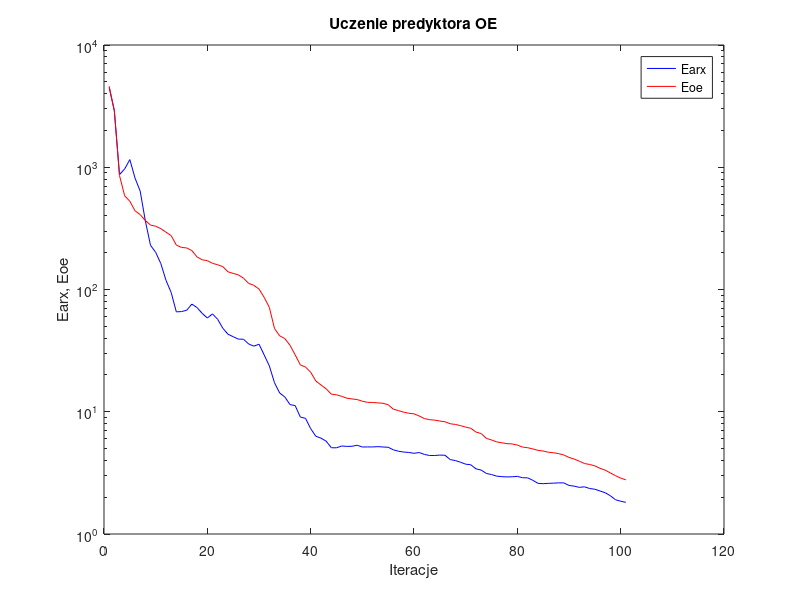
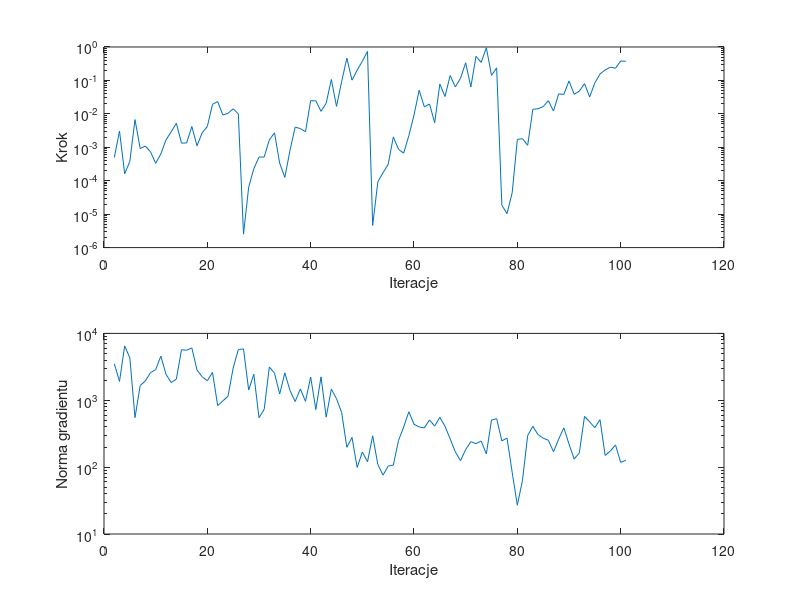

Write the MATLAB code that produced these figures, in order.
%uczenie predyktora oe
clear all;
n=0; farx(n+1)=4.492419e+003; foe(n+1)=4.593592e+003; wspucz(n+1)=0.000000e+000; ng(n+1)=0.000000e+000;
%odnowa zmiennej metryki
n=1; farx(n+1)=2.888008e+003; foe(n+1)=2.919634e+003; krok(n+1)=4.988661e-004; ng(n+1)=3.502425e+003;
n=2; farx(n+1)=8.711557e+002; foe(n+1)=8.550768e+002; krok(n+1)=3.059436e-003; ng(n+1)=1.912745e+003;
n=3; farx(n+1)=9.690366e+002; foe(n+1)=5.841075e+002; krok(n+1)=1.620874e-004; ng(n+1)=6.505230e+003;
n=4; farx(n+1)=1.155493e+003; foe(n+1)=5.269758e+002; krok(n+1)=3.790794e-004; ng(n+1)=4.302338e+003;
n=5; farx(n+1)=8.162616e+002; foe(n+1)=4.405364e+002; krok(n+1)=6.734730e-003; ng(n+1)=5.499709e+002;
n=6; farx(n+1)=6.385079e+002; foe(n+1)=4.097656e+002; krok(n+1)=9.182754e-004; ng(n+1)=1.661287e+003;
n=7; farx(n+1)=3.645270e+002; foe(n+1)=3.668708e+002; krok(n+1)=1.088153e-003; ng(n+1)=1.946399e+003;
n=8; farx(n+1)=2.301015e+002; foe(n+1)=3.364870e+002; krok(n+1)=7.315478e-004; ng(n+1)=2.588322e+003;
n=9; farx(n+1)=2.014173e+002; foe(n+1)=3.294414e+002; krok(n+1)=3.325065e-004; ng(n+1)=2.874567e+003;
n=10; farx(n+1)=1.629347e+002; foe(n+1)=3.148334e+002; krok(n+1)=6.328553e-004; ng(n+1)=4.567731e+003;
n=11; farx(n+1)=1.188125e+002; foe(n+1)=2.942478e+002; krok(n+1)=1.667309e-003; ng(n+1)=2.446657e+003;
n=12; farx(n+1)=9.451533e+001; foe(n+1)=2.758276e+002; krok(n+1)=2.899547e-003; ng(n+1)=1.841936e+003;
n=13; farx(n+1)=6.562074e+001; foe(n+1)=2.309258e+002; krok(n+1)=5.232888e-003; ng(n+1)=2.067657e+003;
n=14; farx(n+1)=6.600438e+001; foe(n+1)=2.208912e+002; krok(n+1)=1.330026e-003; ng(n+1)=5.696707e+003;
n=15; farx(n+1)=6.762236e+001; foe(n+1)=2.188406e+002; krok(n+1)=1.350546e-003; ng(n+1)=5.597701e+003;
n=16; farx(n+1)=7.595416e+001; foe(n+1)=2.082326e+002; krok(n+1)=4.180158e-003; ng(n+1)=6.065728e+003;
n=17; farx(n+1)=7.122472e+001; foe(n+1)=1.848085e+002; krok(n+1)=1.106947e-003; ng(n+1)=2.833343e+003;
n=18; farx(n+1)=6.381071e+001; foe(n+1)=1.751007e+002; krok(n+1)=2.716773e-003; ng(n+1)=2.246832e+003;
n=19; farx(n+1)=5.843930e+001; foe(n+1)=1.721532e+002; krok(n+1)=4.189449e-003; ng(n+1)=1.955270e+003;
n=20; farx(n+1)=6.315914e+001; foe(n+1)=1.636874e+002; krok(n+1)=1.927372e-002; ng(n+1)=2.619466e+003;
n=21; farx(n+1)=5.706597e+001; foe(n+1)=1.593985e+002; krok(n+1)=2.331822e-002; ng(n+1)=8.319044e+002;
n=22; farx(n+1)=4.818291e+001; foe(n+1)=1.538159e+002; krok(n+1)=9.231023e-003; ng(n+1)=9.782446e+002;
n=23; farx(n+1)=4.306344e+001; foe(n+1)=1.395832e+002; krok(n+1)=1.040351e-002; ng(n+1)=1.147776e+003;
n=24; farx(n+1)=4.109134e+001; foe(n+1)=1.354233e+002; krok(n+1)=1.417782e-002; ng(n+1)=3.036604e+003;
n=25; farx(n+1)=3.929915e+001; foe(n+1)=1.317375e+002; krok(n+1)=9.928643e-003; ng(n+1)=5.744638e+003;
%odnowa zmiennej metryki
n=26; farx(n+1)=3.917537e+001; foe(n+1)=1.237365e+002; krok(n+1)=2.523364e-006; ng(n+1)=5.857079e+003;
n=27; farx(n+1)=3.584575e+001; foe(n+1)=1.122324e+002; krok(n+1)=6.408173e-005; ng(n+1)=1.421827e+003;
n=28; farx(n+1)=3.441640e+001; foe(n+1)=1.082087e+002; krok(n+1)=2.298193e-004; ng(n+1)=2.446127e+003;
n=29; farx(n+1)=3.567653e+001; foe(n+1)=1.008600e+002; krok(n+1)=5.119287e-004; ng(n+1)=5.487968e+002;
n=30; farx(n+1)=2.917741e+001; foe(n+1)=8.625716e+001; krok(n+1)=5.113081e-004; ng(n+1)=7.292954e+002;
n=31; farx(n+1)=2.372514e+001; foe(n+1)=7.144175e+001; krok(n+1)=1.667309e-003; ng(n+1)=3.142052e+003;
n=32; farx(n+1)=1.728223e+001; foe(n+1)=4.795684e+001; krok(n+1)=2.716773e-003; ng(n+1)=2.544668e+003;
n=33; farx(n+1)=1.424172e+001; foe(n+1)=4.178068e+001; krok(n+1)=3.355212e-004; ng(n+1)=1.238811e+003;
n=34; farx(n+1)=1.320180e+001; foe(n+1)=3.969581e+001; krok(n+1)=1.254535e-004; ng(n+1)=2.564676e+003;
n=35; farx(n+1)=1.144532e+001; foe(n+1)=3.497019e+001; krok(n+1)=8.180843e-004; ng(n+1)=1.400307e+003;
n=36; farx(n+1)=1.122985e+001; foe(n+1)=2.921246e+001; krok(n+1)=4.011984e-003; ng(n+1)=9.564040e+002;
n=37; farx(n+1)=9.050107e+000; foe(n+1)=2.415187e+001; krok(n+1)=3.625910e-003; ng(n+1)=1.478749e+003;
n=38; farx(n+1)=8.835626e+000; foe(n+1)=2.321544e+001; krok(n+1)=2.923005e-003; ng(n+1)=9.627101e+002;
n=39; farx(n+1)=7.275874e+000; foe(n+1)=2.106544e+001; krok(n+1)=2.476948e-002; ng(n+1)=2.226524e+003;
n=40; farx(n+1)=6.304798e+000; foe(n+1)=1.784888e+001; krok(n+1)=2.447549e-002; ng(n+1)=7.258050e+002;
n=41; farx(n+1)=6.080661e+000; foe(n+1)=1.655416e+001; krok(n+1)=1.189189e-002; ng(n+1)=2.240788e+003;
n=42; farx(n+1)=5.746576e+000; foe(n+1)=1.540081e+001; krok(n+1)=2.067140e-002; ng(n+1)=5.596320e+002;
n=43; farx(n+1)=5.079158e+000; foe(n+1)=1.392747e+001; krok(n+1)=1.067078e-001; ng(n+1)=1.469375e+003;
n=44; farx(n+1)=5.070361e+000; foe(n+1)=1.375723e+001; krok(n+1)=1.672063e-002; ng(n+1)=1.056322e+003;
n=45; farx(n+1)=5.247341e+000; foe(n+1)=1.337419e+001; krok(n+1)=9.310460e-002; ng(n+1)=6.539325e+002;
n=46; farx(n+1)=5.207442e+000; foe(n+1)=1.290895e+001; krok(n+1)=4.635137e-001; ng(n+1)=1.979265e+002;
n=47; farx(n+1)=5.219441e+000; foe(n+1)=1.272996e+001; krok(n+1)=1.015974e-001; ng(n+1)=2.780167e+002;
n=48; farx(n+1)=5.322982e+000; foe(n+1)=1.258775e+001; krok(n+1)=2.031949e-001; ng(n+1)=9.890284e+001;
n=49; farx(n+1)=5.145965e+000; foe(n+1)=1.219668e+001; krok(n+1)=3.749470e-001; ng(n+1)=1.680704e+002;
n=50; farx(n+1)=5.157048e+000; foe(n+1)=1.194218e+001; krok(n+1)=7.382907e-001; ng(n+1)=1.200147e+002;
%odnowa zmiennej metryki
n=51; farx(n+1)=5.153329e+000; foe(n+1)=1.190922e+001; krok(n+1)=4.592378e-006; ng(n+1)=2.943638e+002;
n=52; farx(n+1)=5.183017e+000; foe(n+1)=1.181817e+001; krok(n+1)=9.290537e-005; ng(n+1)=1.099310e+002;
n=53; farx(n+1)=5.150273e+000; foe(n+1)=1.173713e+001; krok(n+1)=1.733806e-004; ng(n+1)=7.584687e+001;
n=54; farx(n+1)=5.122380e+000; foe(n+1)=1.141196e+001; krok(n+1)=3.081200e-004; ng(n+1)=1.036909e+002;
n=55; farx(n+1)=4.881687e+000; foe(n+1)=1.049599e+001; krok(n+1)=2.044887e-003; ng(n+1)=1.073955e+002;
n=56; farx(n+1)=4.754379e+000; foe(n+1)=1.021966e+001; krok(n+1)=8.713055e-004; ng(n+1)=2.502378e+002;
n=57; farx(n+1)=4.681337e+000; foe(n+1)=9.918339e+000; krok(n+1)=6.647718e-004; ng(n+1)=3.985815e+002;
n=58; farx(n+1)=4.645005e+000; foe(n+1)=9.725207e+000; krok(n+1)=2.223715e-003; ng(n+1)=6.722470e+002;
n=59; farx(n+1)=4.572055e+000; foe(n+1)=9.616987e+000; krok(n+1)=9.248075e-003; ng(n+1)=4.383120e+002;
n=60; farx(n+1)=4.640068e+000; foe(n+1)=9.233293e+000; krok(n+1)=5.079872e-002; ng(n+1)=3.989554e+002;
n=61; farx(n+1)=4.477743e+000; foe(n+1)=8.799924e+000; krok(n+1)=1.617035e-002; ng(n+1)=3.860651e+002;
n=62; farx(n+1)=4.388765e+000; foe(n+1)=8.613554e+000; krok(n+1)=1.971968e-002; ng(n+1)=5.087365e+002;
n=63; farx(n+1)=4.386271e+000; foe(n+1)=8.542450e+000; krok(n+1)=5.433546e-003; ng(n+1)=4.105940e+002;
n=64; farx(n+1)=4.421807e+000; foe(n+1)=8.396655e+000; krok(n+1)=7.759105e-002; ng(n+1)=5.550616e+002;
n=65; farx(n+1)=4.406463e+000; foe(n+1)=8.281164e+000; krok(n+1)=3.300845e-002; ng(n+1)=4.085165e+002;
n=66; farx(n+1)=4.061579e+000; foe(n+1)=7.980071e+000; krok(n+1)=1.400181e-001; ng(n+1)=2.643784e+002;
n=67; farx(n+1)=3.988887e+000; foe(n+1)=7.872564e+000; krok(n+1)=6.385486e-002; ng(n+1)=1.690886e+002;
n=68; farx(n+1)=3.864345e+000; foe(n+1)=7.703140e+000; krok(n+1)=1.160291e-001; ng(n+1)=1.250042e+002;
n=69; farx(n+1)=3.725317e+000; foe(n+1)=7.487188e+000; krok(n+1)=3.374549e-001; ng(n+1)=1.831863e+002;
n=70; farx(n+1)=3.682840e+000; foe(n+1)=7.320884e+000; krok(n+1)=6.345766e-002; ng(n+1)=2.401404e+002;
n=71; farx(n+1)=3.411505e+000; foe(n+1)=6.821880e+000; krok(n+1)=5.242150e-001; ng(n+1)=2.243218e+002;
n=72; farx(n+1)=3.333266e+000; foe(n+1)=6.629922e+000; krok(n+1)=3.465039e-001; ng(n+1)=2.456782e+002;
n=73; farx(n+1)=3.128916e+000; foe(n+1)=6.058643e+000; krok(n+1)=9.540683e-001; ng(n+1)=1.573484e+002;
n=74; farx(n+1)=3.064951e+000; foe(n+1)=5.878104e+000; krok(n+1)=1.414327e-001; ng(n+1)=5.069432e+002;
n=75; farx(n+1)=2.973003e+000; foe(n+1)=5.671825e+000; krok(n+1)=2.370960e-001; ng(n+1)=5.303453e+002;
%odnowa zmiennej metryki
n=76; farx(n+1)=2.945291e+000; foe(n+1)=5.575037e+000; krok(n+1)=1.846827e-005; ng(n+1)=2.469999e+002;
n=77; farx(n+1)=2.929760e+000; foe(n+1)=5.483700e+000; krok(n+1)=1.034570e-005; ng(n+1)=2.722260e+002;
n=78; farx(n+1)=2.938130e+000; foe(n+1)=5.455807e+000; krok(n+1)=4.341873e-005; ng(n+1)=8.369329e+001;
n=79; farx(n+1)=2.960331e+000; foe(n+1)=5.338977e+000; krok(n+1)=1.713514e-003; ng(n+1)=2.697013e+001;
n=80; farx(n+1)=2.886967e+000; foe(n+1)=5.145436e+000; krok(n+1)=1.810600e-003; ng(n+1)=6.380868e+001;
n=81; farx(n+1)=2.879004e+000; foe(n+1)=5.079248e+000; krok(n+1)=1.144989e-003; ng(n+1)=2.973776e+002;
n=82; farx(n+1)=2.749378e+000; foe(n+1)=4.964603e+000; krok(n+1)=1.363820e-002; ng(n+1)=4.075141e+002;
n=83; farx(n+1)=2.596495e+000; foe(n+1)=4.833238e+000; krok(n+1)=1.423591e-002; ng(n+1)=3.065982e+002;
n=84; farx(n+1)=2.580252e+000; foe(n+1)=4.773347e+000; krok(n+1)=1.647425e-002; ng(n+1)=2.713784e+002;
n=85; farx(n+1)=2.595625e+000; foe(n+1)=4.664839e+000; krok(n+1)=2.476948e-002; ng(n+1)=2.525115e+002;
n=86; farx(n+1)=2.605906e+000; foe(n+1)=4.622226e+000; krok(n+1)=1.214360e-002; ng(n+1)=1.697802e+002;
n=87; farx(n+1)=2.620168e+000; foe(n+1)=4.543666e+000; krok(n+1)=3.950757e-002; ng(n+1)=2.620781e+002;
n=88; farx(n+1)=2.618199e+000; foe(n+1)=4.429080e+000; krok(n+1)=3.822127e-002; ng(n+1)=3.869915e+002;
n=89; farx(n+1)=2.494254e+000; foe(n+1)=4.228466e+000; krok(n+1)=9.630670e-002; ng(n+1)=2.211478e+002;
n=90; farx(n+1)=2.462765e+000; foe(n+1)=4.103687e+000; krok(n+1)=3.840290e-002; ng(n+1)=1.321104e+002;
n=91; farx(n+1)=2.407179e+000; foe(n+1)=3.939835e+000; krok(n+1)=4.785778e-002; ng(n+1)=1.636226e+002;
n=92; farx(n+1)=2.432063e+000; foe(n+1)=3.773111e+000; krok(n+1)=8.005809e-002; ng(n+1)=5.740322e+002;
n=93; farx(n+1)=2.355459e+000; foe(n+1)=3.703123e+000; krok(n+1)=3.207144e-002; ng(n+1)=4.746659e+002;
n=94; farx(n+1)=2.323602e+000; foe(n+1)=3.612543e+000; krok(n+1)=8.430727e-002; ng(n+1)=3.891426e+002;
n=95; farx(n+1)=2.249089e+000; foe(n+1)=3.445299e+000; krok(n+1)=1.557206e-001; ng(n+1)=5.129857e+002;
n=96; farx(n+1)=2.175754e+000; foe(n+1)=3.330137e+000; krok(n+1)=2.064051e-001; ng(n+1)=1.492132e+002;
n=97; farx(n+1)=2.056031e+000; foe(n+1)=3.160863e+000; krok(n+1)=2.489360e-001; ng(n+1)=1.743225e+002;
n=98; farx(n+1)=1.906903e+000; foe(n+1)=2.999365e+000; krok(n+1)=2.320583e-001; ng(n+1)=2.145595e+002;
n=99; farx(n+1)=1.853165e+000; foe(n+1)=2.866086e+000; krok(n+1)=3.805404e-001; ng(n+1)=1.177311e+002;
n=100; farx(n+1)=1.816787e+000; foe(n+1)=2.773547e+000; krok(n+1)=3.730776e-001; ng(n+1)=1.267954e+002;

figure; semilogy(farx,'b'); hold on; semilogy(foe,'r'); xlabel('Iteracje'); ylabel('Earx, Eoe'); legend('Earx','Eoe'); title('Uczenie predyktora OE');
figure; subplot(2,1,1); semilogy(krok); xlabel('Iteracje'); ylabel('Krok');
subplot(2,1,2); semilogy(ng); xlabel('Iteracje'); ylabel('Norma gradientu');
Earx=farx(n+1)
Eoe=foe(n+1)
